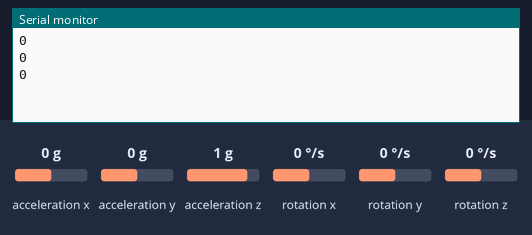
This sketch was run on a simulated Arduino Leonardo, built with avr-gcc and run on an emulated ATmega32U4. Shown: the last lines printed to the serial monitor. The inputs (shaded band) are chosen by the test bench; at power-on: acceleration x 0 g, acceleration y 0 g, acceleration z 1 g, rotation x 0 °/s, rotation y 0 °/s, rotation z 0 °/s.

Above: at 1.3 s.
1.4 s: acceleration x set to -1.4 g
At 1.9 s:
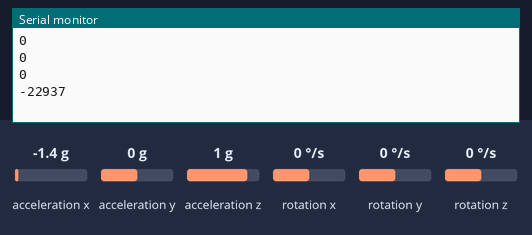
2.9 s: acceleration x set to -0.8 g
At 3.4 s:
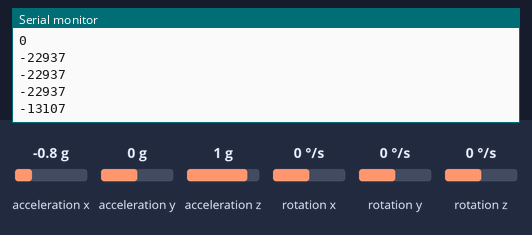
Timing chart, 0 to 5.9 s (numbered marks = the images above; inputs shaded):
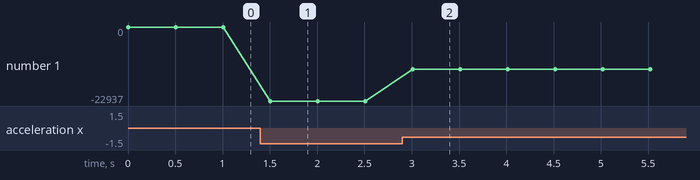

The sketch:

accTest.ino
```cpp
#include <Wire.h>
#include <Zumo32U4.h>

Zumo32U4IMU imu;
// hier include je de library en maak je een object


void setup() {
Wire.begin();
//Anders werkt de IMU niet

  if (!imu.init())
  {
    // Failed to detect the compass.
    ledRed(1);
    while(1)
    {
      Serial.println(F("Failed to initialize IMU sensors."));
      delay(100);
    }
  }
  //Dit is geeft aan wanneer de imu kapot is of dat de pin nummers niet goed zijn.


  imu.configureForBalancing();

  // Dit doet letterlijk wat het zegt lol


}

void loop() {
  imu.read();
  // Leest de IMU waarde uit
  Serial.println(imu.a.x);
  // print de waarde uit van de accelerometer
  delay(500);

}
```

Measured:
- after the input at 1.4 s, the serial monitor: prints a new line after 0.11 s (image 1)
- after the input at 2.9 s, the serial monitor: prints a new line after 0.11 s (image 2)
- plotted number 1: 0 → -22937 after the input at 1.4 s, -22937 → -13107 after the input at 2.9 s
